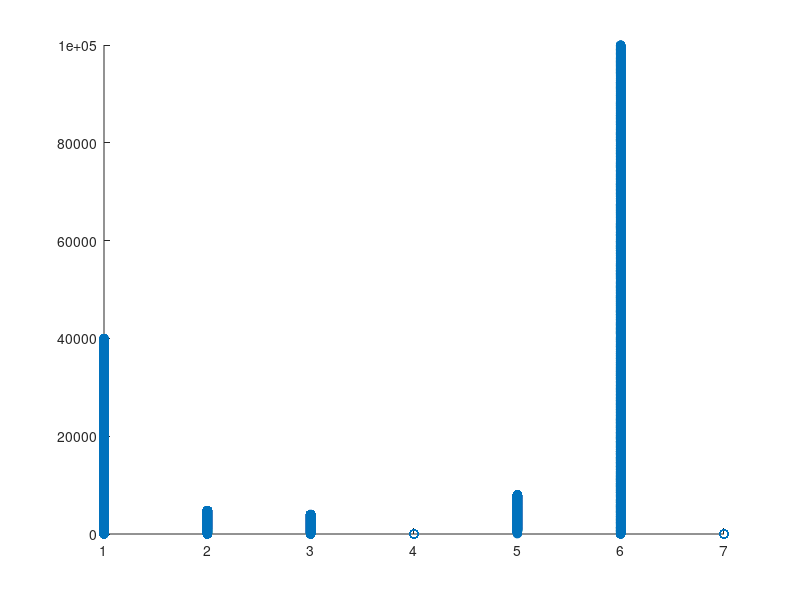
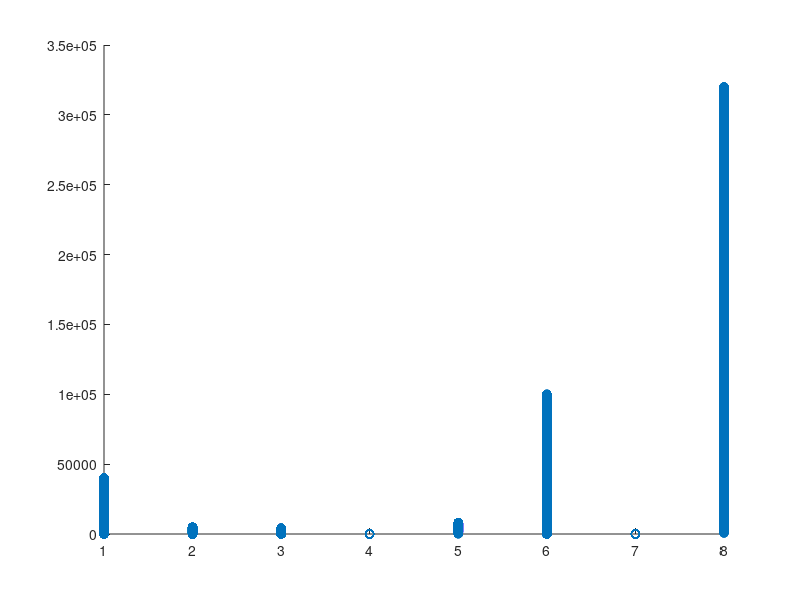

The MATLAB source for these figures, in order:
clear;
close all;

load('FindABcPD_rand_high_3.mat');

num_models = length(params);
AB_X = repmat((1:7), 1, num_models);
AB_Y = reshape(params(1:7, :), 1, 7 * num_models);
scatter(AB_X, AB_Y);

PY_X = repmat((1:8), 1, num_models);
PY_Y = reshape(params(8:15, :), 1, 8 * num_models);
figure;
scatter(PY_X, PY_Y);